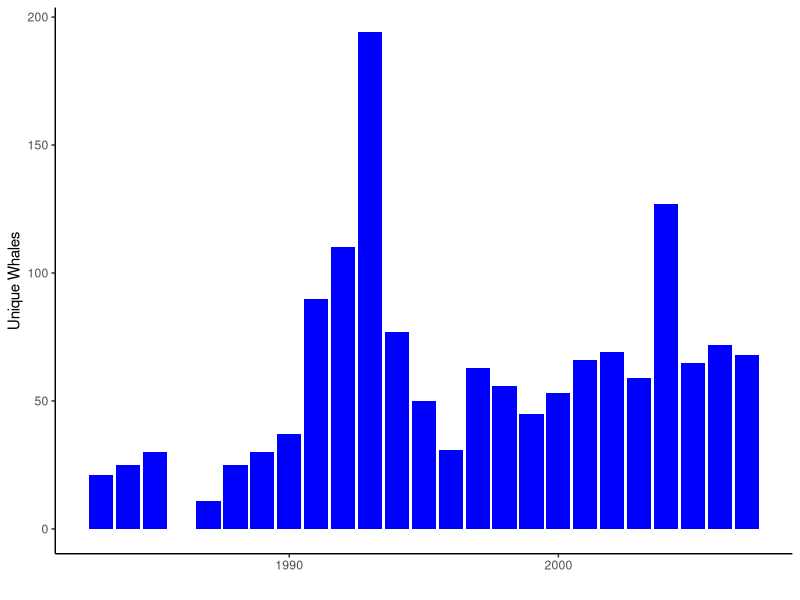
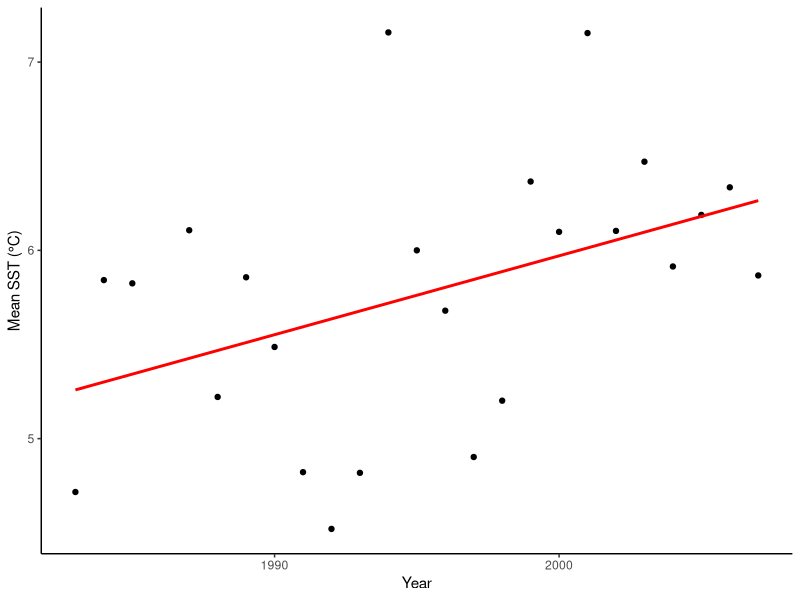
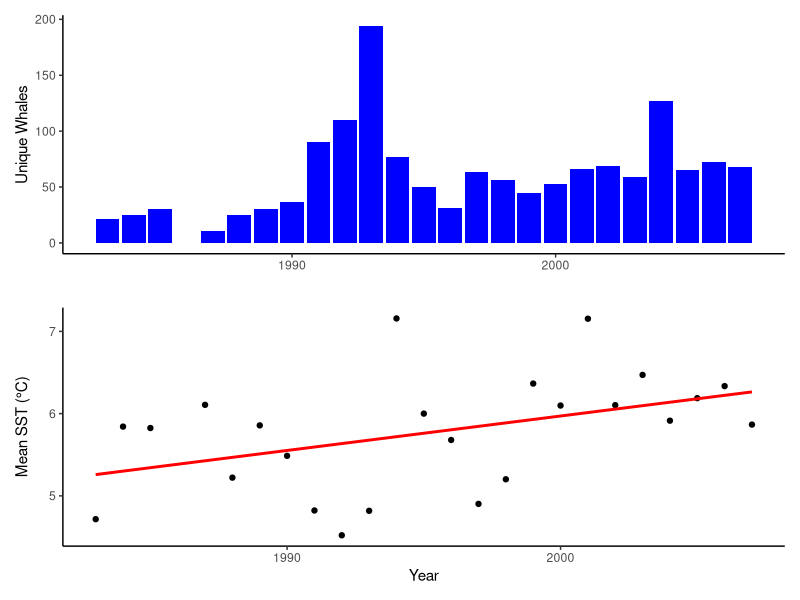
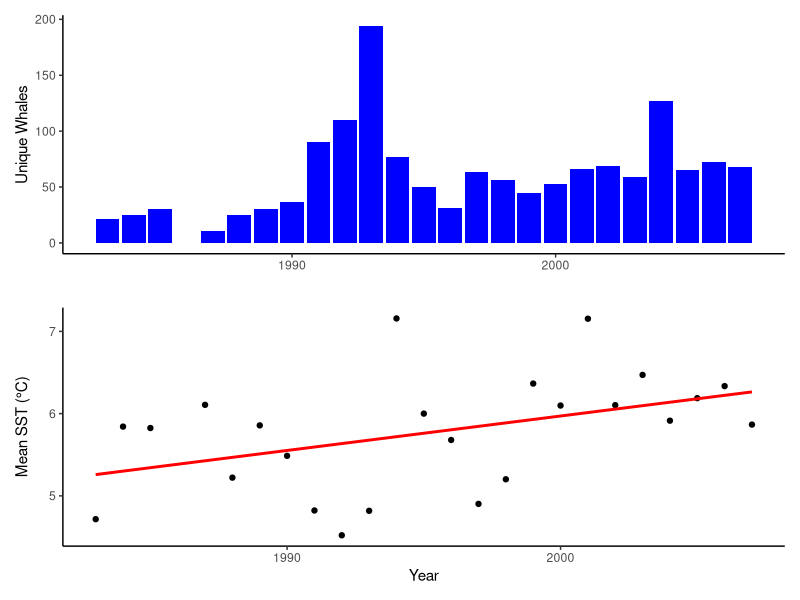

Source code (R) for these figures, in order:
## ---- chunk 1
#reading the files 
Hp <- read.csv("Humpback.csv.csv")
SST <- read.csv("SST_MB5370.csv.csv")

#getting the number of unique humpbacks appearing every year 
library(dplyr)

Hp_year <- Hp %>%
  filter(!is.na(NOM.NAME)) %>% # removing NAs
  group_by(ANNEE.YEAR) %>% #grouping by year 
  summarise(
    unique_whales = n_distinct(NOM.NAME), #only keeping distinct whales 
    .groups = "drop"
  )

Hp_year

#joining the two datasets together 
Hp_SST <- Hp_year %>%
  left_join(SST, by = "ANNEE.YEAR")

#graphing whales per year alongside average temperature per year of gulf
library(ggplot2)
HpPlot <- 
  ggplot(Hp_SST, aes(x = ANNEE.YEAR, y = unique_whales)) +
  geom_col(fill = "blue") +
  xlab("") +
  ylab("Unique Whales") + 
  theme_classic()
HpPlot

#graph for average SST over years (including on months from July-october)
SSTPlot <- 
  ggplot(Hp_SST, aes(x = ANNEE.YEAR, y = Mean_SST)) +
  geom_point(colour = "black") +
  geom_smooth(method = "lm", colour= "red", se = FALSE)+
  xlab("Year") +
  ylab("Mean SST (°C)") +
  theme_classic()
SSTPlot

#adding the two graphs onto the same plot 
library(patchwork)
final_plot <- HpPlot / SSTPlot
final_plot 
#saving the graph
ggsave("FinalPlot.jpg", plot=final_plot)
